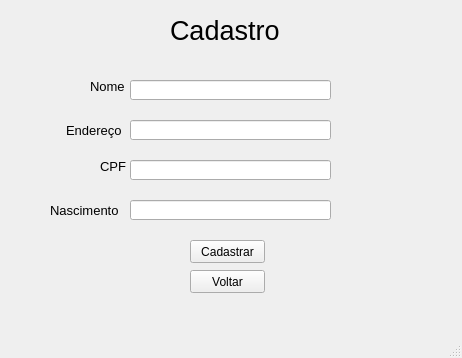
<?xml version="1.0" encoding="UTF-8"?>
<ui version="4.0">
 <class>MainWindow</class>
 <widget class="QMainWindow" name="MainWindow">
  <property name="geometry">
   <rect>
    <x>0</x>
    <y>0</y>
    <width>462</width>
    <height>358</height>
   </rect>
  </property>
  <property name="windowTitle">
   <string>MainWindow</string>
  </property>
  <widget class="QWidget" name="centralwidget">
   <widget class="QLabel" name="label">
    <property name="geometry">
     <rect>
      <x>170</x>
      <y>20</y>
      <width>111</width>
      <height>21</height>
     </rect>
    </property>
    <property name="font">
     <font>
      <family>Arial</family>
      <pointsize>20</pointsize>
     </font>
    </property>
    <property name="text">
     <string>Cadastro</string>
    </property>
   </widget>
   <widget class="QLabel" name="label_2">
    <property name="geometry">
     <rect>
      <x>90</x>
      <y>80</y>
      <width>47</width>
      <height>13</height>
     </rect>
    </property>
    <property name="font">
     <font>
      <family>Arial</family>
      <pointsize>10</pointsize>
     </font>
    </property>
    <property name="text">
     <string>Nome</string>
    </property>
   </widget>
   <widget class="QLabel" name="label_3">
    <property name="geometry">
     <rect>
      <x>66</x>
      <y>120</y>
      <width>61</width>
      <height>20</height>
     </rect>
    </property>
    <property name="font">
     <font>
      <family>Arial</family>
      <pointsize>10</pointsize>
     </font>
    </property>
    <property name="text">
     <string>Endereço</string>
    </property>
   </widget>
   <widget class="QLabel" name="label_4">
    <property name="geometry">
     <rect>
      <x>100</x>
      <y>160</y>
      <width>47</width>
      <height>13</height>
     </rect>
    </property>
    <property name="font">
     <font>
      <family>Arial</family>
      <pointsize>10</pointsize>
     </font>
    </property>
    <property name="text">
     <string>CPF</string>
    </property>
   </widget>
   <widget class="QLabel" name="label_5">
    <property name="geometry">
     <rect>
      <x>50</x>
      <y>200</y>
      <width>71</width>
      <height>20</height>
     </rect>
    </property>
    <property name="font">
     <font>
      <family>Arial</family>
      <pointsize>10</pointsize>
     </font>
    </property>
    <property name="text">
     <string>Nascimento</string>
    </property>
   </widget>
   <widget class="QLineEdit" name="lineEdit">
    <property name="geometry">
     <rect>
      <x>130</x>
      <y>80</y>
      <width>201</width>
      <height>20</height>
     </rect>
    </property>
   </widget>
   <widget class="QLineEdit" name="lineEdit_2">
    <property name="geometry">
     <rect>
      <x>130</x>
      <y>120</y>
      <width>201</width>
      <height>20</height>
     </rect>
    </property>
   </widget>
   <widget class="QLineEdit" name="lineEdit_3">
    <property name="geometry">
     <rect>
      <x>130</x>
      <y>160</y>
      <width>201</width>
      <height>20</height>
     </rect>
    </property>
   </widget>
   <widget class="QLineEdit" name="lineEdit_4">
    <property name="geometry">
     <rect>
      <x>130</x>
      <y>200</y>
      <width>201</width>
      <height>20</height>
     </rect>
    </property>
   </widget>
   <widget class="QPushButton" name="pushButton">
    <property name="geometry">
     <rect>
      <x>190</x>
      <y>240</y>
      <width>75</width>
      <height>23</height>
     </rect>
    </property>
    <property name="text">
     <string>Cadastrar</string>
    </property>
   </widget>
   <widget class="QPushButton" name="pushButton_2">
    <property name="geometry">
     <rect>
      <x>190</x>
      <y>270</y>
      <width>75</width>
      <height>23</height>
     </rect>
    </property>
    <property name="text">
     <string>Voltar</string>
    </property>
   </widget>
  </widget>
  <widget class="QMenuBar" name="menubar">
   <property name="geometry">
    <rect>
     <x>0</x>
     <y>0</y>
     <width>462</width>
     <height>21</height>
    </rect>
   </property>
  </widget>
  <widget class="QStatusBar" name="statusbar"/>
 </widget>
 <resources/>
 <connections/>
</ui>
